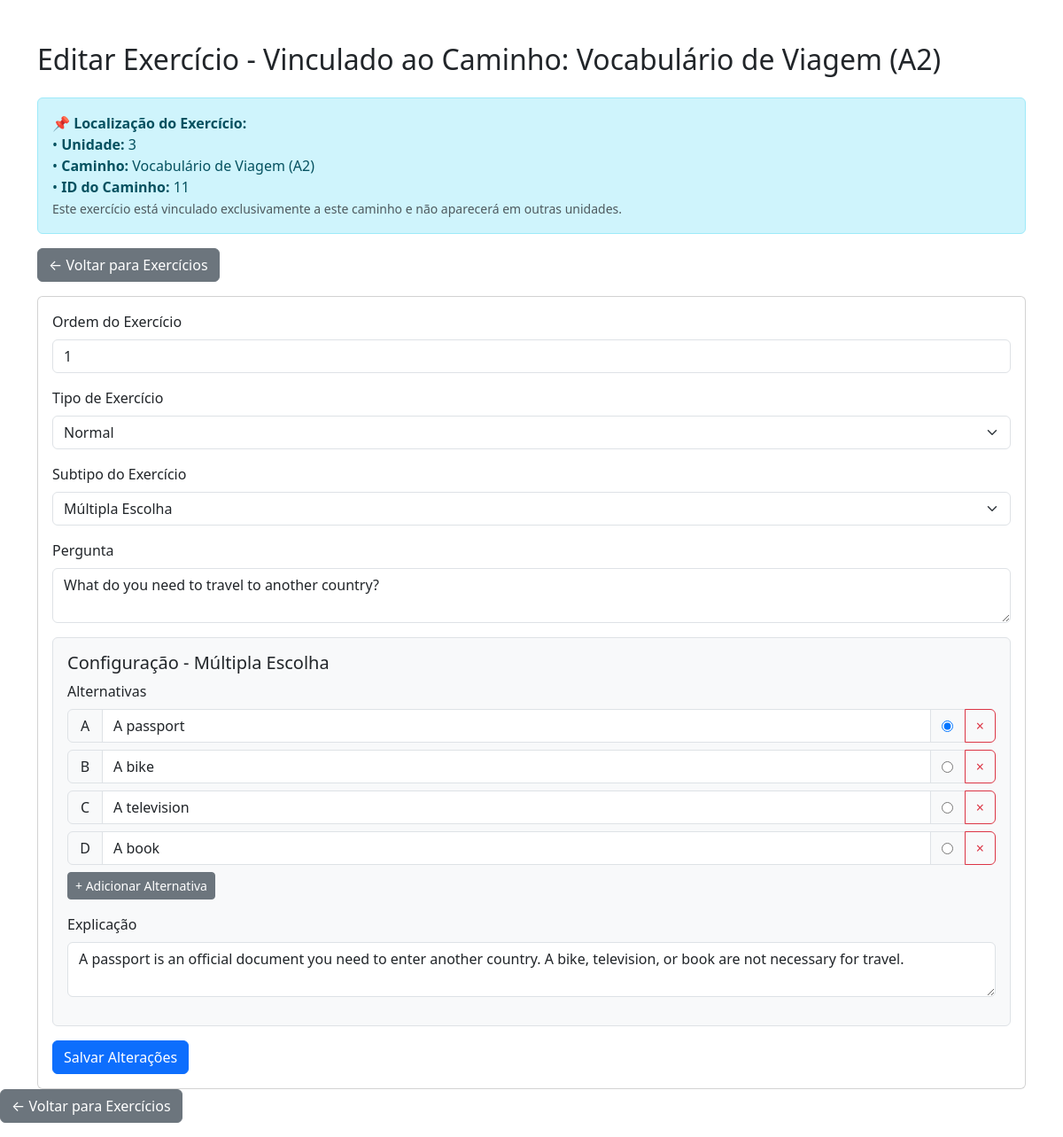
/admin/views/editar_exercicio.php?id=3 (signed in), run on the app's committed database.
### tables this page shows
CREATE TABLE `caminhos_aprendizagem` (
  `id` int NOT NULL AUTO_INCREMENT,
  `idioma` varchar(50) NOT NULL,
  `nome_caminho` varchar(100) NOT NULL,
  `nivel` varchar(2) NOT NULL,
  `id_unidade` int NOT NULL,
  PRIMARY KEY (`id`),
  KEY `fk_caminhos_unidade` (`id_unidade`),
  CONSTRAINT `fk_caminhos_unidade` FOREIGN KEY (`id_unidade`) REFERENCES `unidades` (`id`) ON DELETE RESTRICT ON UPDATE CASCADE
);

CREATE TABLE `exercicios` (
  `id` int NOT NULL AUTO_INCREMENT,
  `caminho_id` int NOT NULL,
  `ordem` int NOT NULL,
  `tipo` enum('normal','especial','quiz') NOT NULL,
  `pergunta` text NOT NULL,
  `conteudo` json DEFAULT NULL,
  `categoria` enum('gramatica','fala','escrita','leitura','audicao') DEFAULT 'gramatica',
  `dificuldade` enum('facil','medio','dificil') DEFAULT 'medio',
  PRIMARY KEY (`id`),
  KEY `caminho_id` (`caminho_id`),
  CONSTRAINT `exercicios_ibfk_1` FOREIGN KEY (`caminho_id`) REFERENCES `caminhos_aprendizagem` (`id`)
);

### admin/views/editar_exercicio.php (the view, shortened to what this page needs)
<?php
$exercicio_id = $_GET['id'];
$database = new Database();
$conn = $database->conn;
$sql_exercicio = "SELECT caminho_id, ordem, tipo, pergunta, conteudo FROM exercicios WHERE id = ?";
$stmt_exercicio = $conn->prepare($sql_exercicio);
$stmt_exercicio->bind_param("i", $exercicio_id);
$stmt_exercicio->execute();
$exercicio = $stmt_exercicio->get_result()->fetch_assoc();
$conteudo_array = json_decode($exercicio['conteudo'], true);
$caminho_id = $exercicio['caminho_id'];
$tipo_exercicio_detectado = 'multipla_escolha';
if ($exercicio['tipo'] === 'normal' && $conteudo_array) {
    if (isset($conteudo_array['frase_completar'])) {
        $tipo_exercicio_detectado = 'completar';
    } elseif (isset($conteudo_array['frase_esperada'])) {
        $tipo_exercicio_detectado = 'fala';
    } elseif (isset($conteudo_array['audio_url'])) {
        $tipo_exercicio_detectado = 'audicao';
    } elseif (isset($conteudo_array['resposta_correta']) && !isset($conteudo_array['alternativas'])) {
        $tipo_exercicio_detectado = 'texto_livre';
    } elseif (isset($conteudo_array['alternativas'])) {
        $tipo_exercicio_detectado = 'multipla_escolha';
    }
}
$sql_caminho = "SELECT nome_caminho, nivel, id_unidade FROM caminhos_aprendizagem WHERE id = ?";
$stmt_caminho = $conn->prepare($sql_caminho);
$stmt_caminho->bind_param("i", $caminho_id);
$stmt_caminho->execute();
$caminho_info = $stmt_caminho->get_result()->fetch_assoc();
?>
<!DOCTYPE html>
<html lang="pt-br">
<head>
    <link href="https://cdn.jsdelivr.net/npm/bootstrap@5.3.3/dist/css/bootstrap.min.css" rel="stylesheet">
</head>
<body>
     <div class="container mt-5">
        <h2 class="mb-4">Editar Exercício - Vinculado ao Caminho: <?php echo htmlspecialchars($caminho_info['nome_caminho']) . ' (' . htmlspecialchars($caminho_info['nivel']) . ')'; ?></h2>
        <div class="alert alert-info">
            <strong>📌 Localização do Exercício:</strong><br>
            • <strong>Unidade:</strong> <?php echo htmlspecialchars($caminho_info['id_unidade'] ?? 'Não especificada'); ?><br>
            • <strong>Caminho:</strong> <?php echo htmlspecialchars($caminho_info['nome_caminho']); ?> (<?php echo htmlspecialchars($caminho_info['nivel']); ?>)<br>
            • <strong>ID do Caminho:</strong> <?php echo htmlspecialchars($caminho_id); ?><br>
            <small class="text-muted">Este exercício está vinculado exclusivamente a este caminho e não aparecerá em outras unidades.</small>
        </div>
        <a href="gerenciar_exercicios.php?caminho_id=<?php echo htmlspecialchars($caminho_id); ?>" class="btn btn-secondary mb-3">← Voltar para Exercícios</a>
        <div class="card">
            <div class="card-body">
                <form action="editar_exercicio.php?id=<?php echo htmlspecialchars($exercicio_id); ?>" method="POST">
                    <div class="mb-3">
                        <label for="ordem" class="form-label">Ordem do Exercício</label>
                        <input type="number" class="form-control" id="ordem" name="ordem" value="<?php echo htmlspecialchars($exercicio['ordem']); ?>" required>
                    </div>
                    <div class="mb-3">
                        <label for="tipo" class="form-label">Tipo de Exercício</label>
                        <select class="form-select" id="tipo" name="tipo" required>
                            <option value="normal" <?php if ($exercicio['tipo'] == 'normal') echo 'selected'; ?>>Normal</option>
                        </select>
                    </div>
                    <div class="mb-3">
                        <label for="tipo_exercicio" class="form-label">Subtipo do Exercício</label>
                        <select class="form-select" id="tipo_exercicio" name="tipo_exercicio" required>
                            <option value="multipla_escolha" <?php echo ($tipo_exercicio_detectado == 'multipla_escolha') ? 'selected' : ''; ?>>Múltipla Escolha</option>
                        </select>
                    </div>
                    <div class="mb-3">
                        <label for="pergunta" class="form-label">Pergunta</label>
                        <textarea class="form-control" id="pergunta" name="pergunta" required><?php echo htmlspecialchars($exercicio['pergunta']); ?></textarea>
                    </div>
                    <div id="conteudo-campos">
                        <div id="campos-normal">
                            <div id="campos-multipla" class="subtipo-campos">
                                <h5>Configuração - Múltipla Escolha</h5>
                                <div class="mb-3">
                                    <label class="form-label">Alternativas</label>
                                    <div id="alternativas-container">
                                        <?php
                                        if (isset($conteudo_array['alternativas']) && is_array($conteudo_array['alternativas'])) {
                                            foreach ($conteudo_array['alternativas'] as $index => $alt) {
                                                $letra = chr(65 + $index);
                                                $texto = is_array($alt) ? ($alt['texto'] ?? '') : $alt;
                                                $checked = (is_array($alt) && isset($alt['correta']) && $alt['correta']) ? 'checked' : '';
                                                echo '<div class="input-group mb-2">';
                                                echo '<span class="input-group-text">' . $letra . '</span>';
                                                echo '<input type="text" class="form-control" name="alt_texto[]" placeholder="Texto da alternativa" value="' . htmlspecialchars($texto) . '">';
                                                echo '<div class="input-group-text">';
                                                echo '<input type="radio" name="alt_correta" value="' . $index . '" ' . $checked . ' title="Marcar como correta">';
                                                echo '</div>';
                                                echo '<button type="button" class="btn btn-outline-danger" onclick="this.parentElement.remove()">×</button>';
                                                echo '</div>';
                                            }
                                        }
                                        ?>
                                    </div>
                                    <button type="button" class="btn btn-sm btn-secondary" onclick="adicionarAlternativa()">+ Adicionar Alternativa</button>
                                </div>
                                <div class="mb-3">
                                    <label for="explicacao" class="form-label">Explicação</label>
                                    <textarea class="form-control" id="explicacao" name="explicacao" placeholder="Explicação da resposta correta"><?php
                                    if (isset($conteudo_array['explicacao'])) {
                                        echo htmlspecialchars($conteudo_array['explicacao']);
                                    } elseif (isset($conteudo_array['dica'])) {
                                        echo htmlspecialchars($conteudo_array['dica']);
                                    }
                                    ?></textarea>
                                </div>
                            </div>
                        </div>
                    </div>
                    <button type="submit" class="btn btn-primary">Salvar Alterações</button>
                </form>
            </div>
        </div>
    </div>
     <a href="gerenciar_exercicios.php?caminho_id=<?php echo htmlspecialchars($caminho_id); ?>" class="btn btn-secondary mb-3">← Voltar para Exercícios</a>
</body>
</html>

### admin/views/editar_exercicio.php (style rules this page uses)
.subtipo-campos { border: 1px solid #dee2e6; border-radius: 0.375rem; padding: 1rem; margin-bottom: 1rem; background-color: #f8f9fa; }
.input-group-text { min-width: 40px; justify-content: center; }

### data on the page
caminhos_aprendizagem: nome_caminho "Vocabulário de Viagem", nivel "A2", id_unidade "3"
exercicios: caminho "11", ordem "1", tipo "Normal", pergunta "What do you need to travel to another country?", explicacao "A passport is an official document you need to enter another country. A bike, television, or book are not necessary for travel."

### other printed values
$letra "A"
$letra "B"
$letra "C"
$letra "D"
